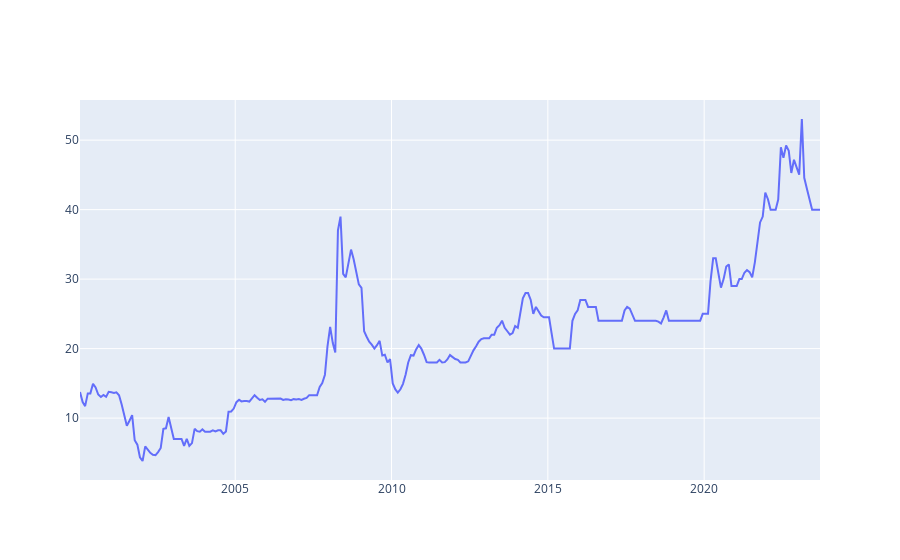

The notebook cell saved with this chart:
### Code cell
import plotly.graph_objects as go

# Create random data with numpy
import numpy as np

fig = go.Figure()

# Add traces
fig.add_trace(go.Scatter(x=wheat_kabul['date'], y=wheat_kabul['price'],
                    mode='lines',
                    name='markers'))

fig.show()

### Figure 1 — Plotly figure (JSON) as saved in the notebook; plotly's stock layout.template omitted (floating-point values rounded to 4 significant figures; data arrays with more than 128 entries replaced by an {"elided": "..."} marker saying what was removed)
{"data": [{"mode": "lines", "name": "markers", "type": "scatter", "x": {"elided": "285 str values"}, "y": {"elided": "285 float values"}}], "layout": {}}
